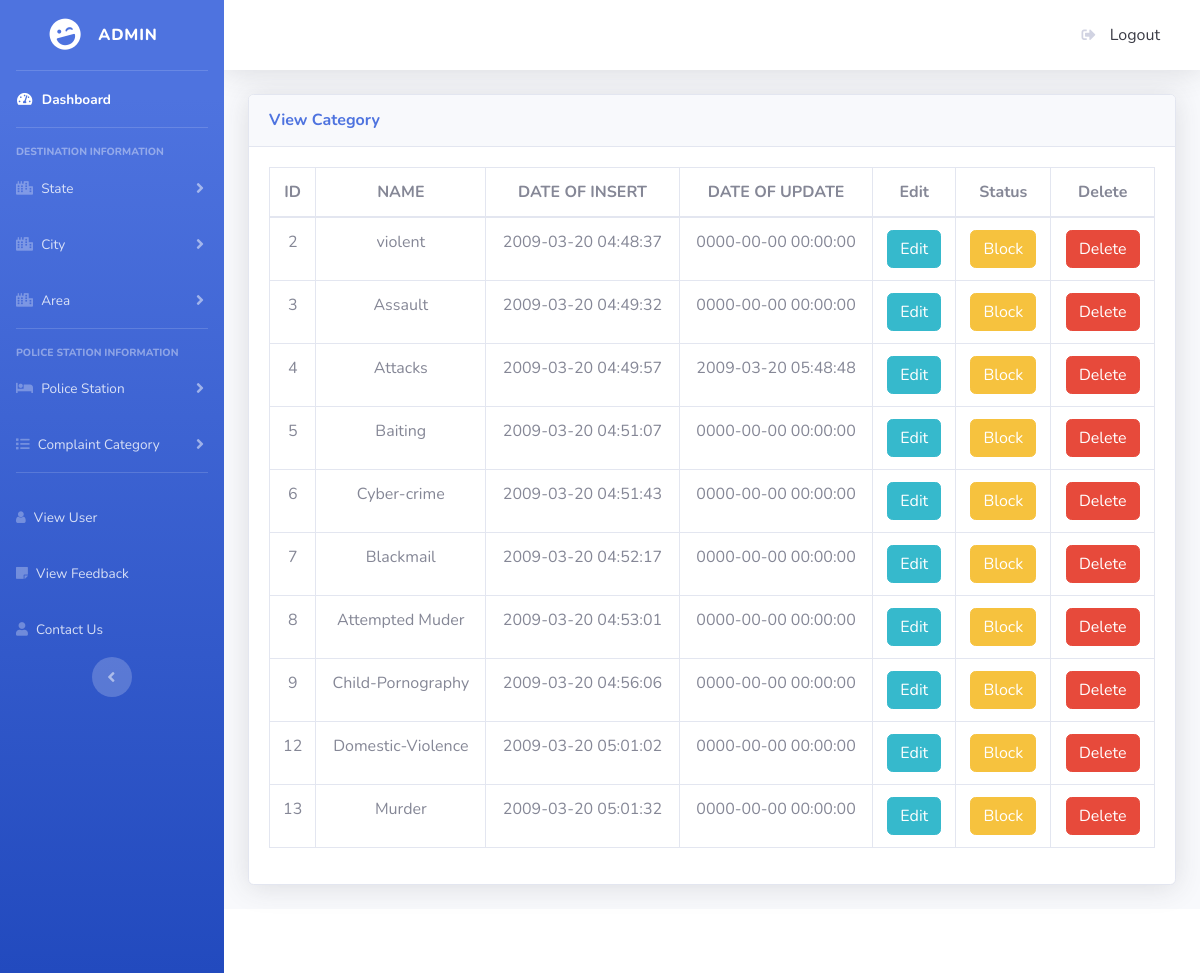
The page /admin/category_view.php (signed in) on the database its author committed.
### tables this page shows
CREATE TABLE `category_tbl` (
  `ID` int(11) NOT NULL,
  `CATEGORY_NAME` varchar(100) NOT NULL,
  `ISACTIVE` int(11) NOT NULL,
  `DOI` datetime NOT NULL,
  `DOU` datetime NOT NULL
);

### admin/category_view.php (the view, shortened to what this page needs)
<?php
require '../common/connection.php';
$select="select * from category_tbl where ISACTIVE!=2";
$query=mysqli_query($conn,$select);
 ?>
<!DOCTYPE html>
<html lang="en">
<head>
  <link href="vendor/fontawesome-free/css/all.min.css" rel="stylesheet" type="text/css">
  <link rel="stylesheet" href="path/to/font-awesome/css/font-awesome.min.css">
  <link href="css/sb-admin-2.min.css" rel="stylesheet">
</head>
<body id="page-top">
  <div id="wrapper">
    <ul class="navbar-nav bg-gradient-primary sidebar sidebar-dark accordion" id="accordionSidebar">
      <a class="sidebar-brand d-flex align-items-center justify-content-center" href="index.php">
        <div class="sidebar-brand-icon rotate-n-15">
          <i class="fas fa-laugh-wink"></i>
        </div>
        <div class="sidebar-brand-text mx-3"> Admin </div>
      </a>
      <hr class="sidebar-divider my-0">
      <li class="nav-item active">
        <a class="nav-link" href="dashboard.php">
          <i class="fas fa-fw fa-tachometer-alt"></i>
          <span>Dashboard</span></a>
      </li>
      <hr class="sidebar-divider">
      <div class="sidebar-heading">
        Destination Information
      </div>
      <li class="nav-item">
        <a class="nav-link collapsed" href="#" data-toggle="collapse" data-target="#collapseTwo" aria-expanded="true" aria-controls="collapseTwo">
         <i class="fas fa-city"></i>
          <span> State</span>
        </a>
      </li>
      <li class="nav-item">
        <a class="nav-link collapsed" href="#" data-toggle="collapse" data-target="#collapseUtilities" aria-expanded="true" aria-controls="collapseUtilities">
          <i class="fas fa-city"></i>
          <span> City</span>
        </a>
      </li>
      <li class="nav-item">
        <a class="nav-link collapsed" href="#" data-toggle="collapse" data-target="#collapseUtilities3" aria-expanded="true" aria-controls="collapseUtilities">
          <i class="fas fa-city"></i>
          <span> Area</span>
        </a>
      </li>
      <hr class="sidebar-divider">
      <div class="sidebar-heading">
      Police Station information
      </div>
      <li class="nav-item">
        <a class="nav-link collapsed" href="#" data-toggle="collapse" data-target="#collapsePages2" aria-expanded="true" aria-controls="collapsePages">
          <i class="fas fa-hotel"></i>
          <span>Police Station</span>
        </a>
      </li>
      <li class="nav-item">
        <a class="nav-link collapsed" href="#" data-toggle="collapse" data-target="#collapsePages4" aria-expanded="true" aria-controls="collapsePages">
          <i class="fas fa-list"></i>
          <span>Complaint Category</span>
        </a>
      </li>
      <hr class="sidebar-divider d-none d-md-block">
      <li class="nav-item">
        <a class="nav-link" href="view_user.php">
          <i class="fa fa-user"></i>
          <span>View User</span></a>
      </li>
      <li class="nav-item">
        <a class="nav-link" href="feedback.php">
          <i class="fas fa-sticky-note"></i>
          <span>View Feedback</span></a>
      </li>
      <li class="nav-item">
        <a class="nav-link" href="contect_us.php">
          <i class="fas fa-user"></i>
          <span>Contact Us</span></a>
      </li>
      <div class="text-center d-none d-md-inline">
        <button class="rounded-circle border-0" id="sidebarToggle"></button>
      </div>
    </ul>
    <div id="content-wrapper" class="d-flex flex-column">
      <div id="content">
        <nav class="navbar navbar-expand navbar-light bg-white topbar mb-4 static-top shadow">
          <ul class="navbar-nav ml-auto">
              <a class="dropdown-item" href="logout.php">
                  <i class="fas fa-sign-out-alt fa-sm fa-fw mr-2 text-gray-400"></i>
                  Logout
                </a>
          </ul>
        </nav>
        <div class="container-fluid">
          <div class="card shadow mb-4">
            <div class="card-header py-3">
              <h6 class="m-0 font-weight-bold text-primary">View Category</h6>
            </div>
            <div class="card-body">
              <div class="table-responsive">
                <table class="table table-bordered" id="dataTable" width="100%" cellspacing="0">
                  <thead>
                    <tr class="text-center">
                      <th>ID</th>
                      <th>NAME</th>
                      <th>DATE OF INSERT</th>
                      <th>DATE OF UPDATE</th>
                      <th>Edit</th>
                      <th>Status</th>
                      <th>Delete</th>
                    </tr>
                  </thead>
                  <tbody>
                    <?php
                        if (mysqli_num_rows($query)>0) {
                        while ($row=mysqli_fetch_assoc($query)) {
                      ?>
                    <tr class="text-center">
                      <td><?php echo $row['ID']; ?></td>
                      <td><?php echo $row['CATEGORY_NAME']; ?></td>
                      <td><?php echo $row['DOI'];?></td>
                      <td><?php echo $row['DOU'];?></td>
                      <td><a href="category_edit.php?id=<?php echo$row['ID']; ?>" class="btn btn-md btn-info">Edit</a></td>
                          <?php
                           if ($row['ISACTIVE']=='1') {
                             ?>
                              <td><a href="category_status.php?id=<?php echo$row['ID']; ?>" class="btn btn-md btn-warning">Block</a></td>
                               <?php
                                }
                                else{
                                ?>
                                 <td><a href="category_status.php?id=<?php echo$row['ID']; ?>" class="btn btn-md btn-success">Active</a></td>
                               <?php
                                   }
                                ?>
                      <td><a href="category_delete.php?id=<?php echo $row['ID']; ?>" class="btn btn-md btn-danger">Delete</a></td>
                    </tr>
                    <?php
                      }
                        }
                        else{
                          echo "Data not Found";
                        }
                     ?>
                  </tbody>
                </table>
              </div>
            </div>
          </div>
        </div>
      </div>
      <footer class="sticky-footer bg-white">
      </footer>
    </div>
  </div>
</body>
</html>

### rows shown on the page
category_tbl: ID "2", CATEGORY_NAME "violent", DOI "2009-03-20 04:48:37", DOU "0000-00-00 00:00:00"
category_tbl: ID "3", CATEGORY_NAME "Assault", DOI "2009-03-20 04:49:32", DOU "0000-00-00 00:00:00"
category_tbl: ID "4", CATEGORY_NAME "Attacks", DOI "2009-03-20 04:49:57", DOU "2009-03-20 05:48:48"
category_tbl: ID "5", CATEGORY_NAME "Baiting", DOI "2009-03-20 04:51:07", DOU "0000-00-00 00:00:00"
category_tbl: ID "6", CATEGORY_NAME "Cyber-crime", DOI "2009-03-20 04:51:43", DOU "0000-00-00 00:00:00"
category_tbl: ID "7", CATEGORY_NAME "Blackmail", DOI "2009-03-20 04:52:17", DOU "0000-00-00 00:00:00"
category_tbl: ID "8", CATEGORY_NAME "Attempted Muder", DOI "2009-03-20 04:53:01", DOU "0000-00-00 00:00:00"
category_tbl: ID "9", CATEGORY_NAME "Child-Pornography", DOI "2009-03-20 04:56:06", DOU "0000-00-00 00:00:00"
category_tbl: ID "12", CATEGORY_NAME "Domestic-Violence", DOI "2009-03-20 05:01:02", DOU "0000-00-00 00:00:00"
category_tbl: ID "13", CATEGORY_NAME "Murder", DOI "2009-03-20 05:01:32", DOU "0000-00-00 00:00:00"
